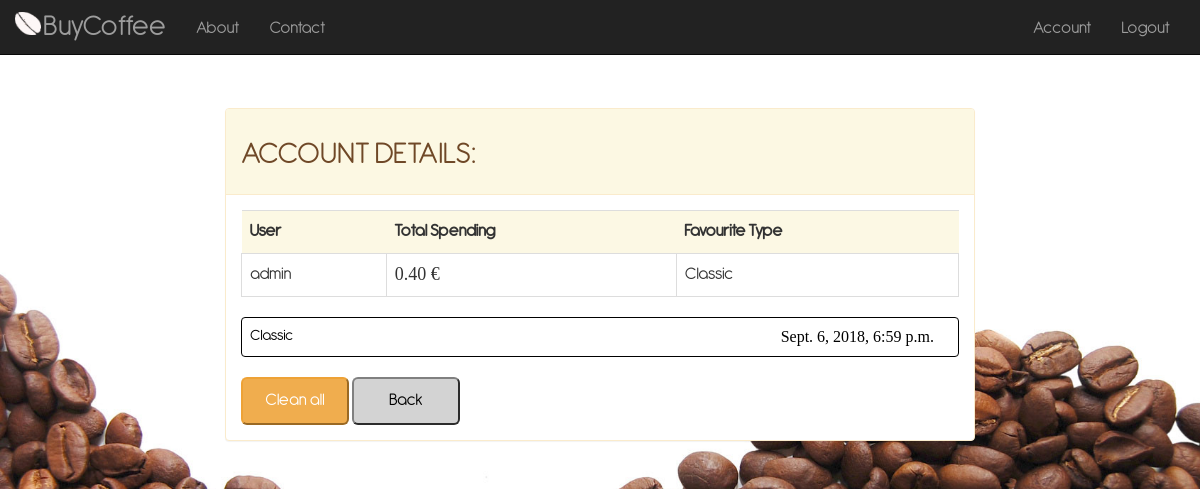
/coffee/account/ (signed in), run on an earlier commit of the app's database.
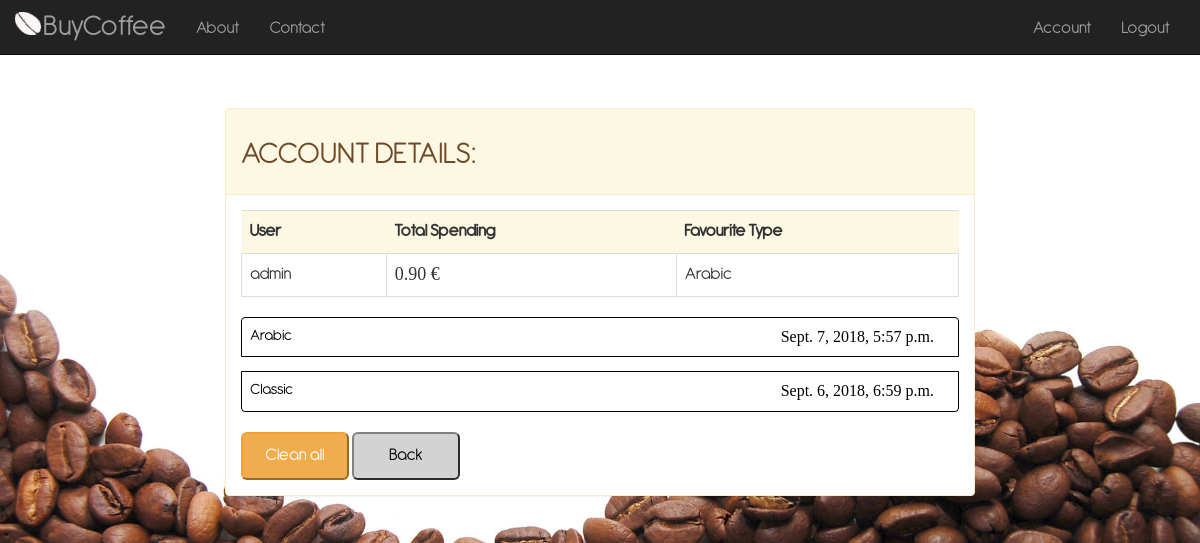
And on a later commit of the database.
### coffee/models.py (models this page shows, shortened)
class History(models.Model):
    user = models.ForeignKey(User, on_delete=models.CASCADE)
    hCoffeeType = models.CharField('Type', choices=COFFEE_CHOICES, max_length=25)
    hCoffeePrice = models.DecimalField('Price', max_digits=4, decimal_places=2, default=0.50)
    purchaseTime = models.DateTimeField('Purchase Time', default=timezone.now)

### coffee/views.py (the view)
# urls.py: path('account/', views.account, name='account'),
@login_required
def account(request):
    user = request.user
    historyList = History.objects.filter(user=user).order_by('-purchaseTime')
    totalSpending = History.objects.filter(user=user).aggregate(total=Sum('hCoffeePrice'))['total']
    favouriteType = historyList.values("hCoffeeType").annotate(coffeeQuantity=Count('hCoffeeType'))[0]
    if totalSpending is not None:
        totalSpending = round(totalSpending, 2)
    else:
        totalSpending = 0
    return render(request, 'coffee/account.html',
                  {'user': user, 'historyList': historyList, 'totalSpending': totalSpending, 'favouriteType': favouriteType['hCoffeeType']})

### coffee/templates/coffee/account.html (shortened to what this page needs)
<!DOCTYPE html>
<html lang="en">
<head>
    {% load static %}
    <link href="{% static '/coffee/css/bootstrap.min.css' %}" rel="stylesheet" type="text/css">
    <link href="{% static '/coffee/css/custom.css' %}" rel="stylesheet">
</head>
<body>
    <nav class="navbar navbar-inverse navbar-fixed-top" role="navigation">
        <div class="container">
            <div class="navbar-header">
                <a class="navbar-brand" href="{% url 'index' %}">
                    BuyCoffee
                </a>
            </div>
            <div class="collapse navbar-collapse" id="bs-example-navbar-collapse-1">
                <ul class="nav navbar-nav">
                    <li>
                        <a href="{% url 'about' %}">About</a>
                    </li>
                    <li>
                        <a href="{% url 'contact' %}">Contact</a>
                    </li>
                </ul>
                {% if user.is_authenticated %}
                    <ul class="nav navbar-nav navbar-right">
                        <li>
                            <a id="signup" href="{% url 'account' %}">Account</a>
                        </li>
                        <li>
                            <a id="signup" href="{% url 'logout' %}">Logout</a>
                        </li>
                    </ul>
                {% endif %}
            </div>
        </div>
    </nav>
    <div class="container-fluid">
        <div class="panel panel-warning">
            <div class="panel-heading">
                <h1>ACCOUNT DETAILS: </h1>
            </div>
            <div id="panel-index-body" class="panel-body">
                <table class="table">
                    <tr class="table-warning">
                        <td class="table-warning"><b>User</b></td>
                        <td class="table-warning"><b>Total Spending</b></td>
                        <td class="table-warning"><b>Favourite Type</b></td>
                    </tr>
                    <tr>
                        <td class="table-bordered">{{ user }}</td>
                        <td id="paymentPriceId" class="table-bordered">{{ totalSpending }} €</td>
                        <td class="table-bordered">{{ favouriteType }}</td>
                    </tr>
                </table>
                {% if historyList %}
                    <ul class="list-group">
                        {% for history in historyList %}
                            <li class="list-group-item history">
                                {{ history.hCoffeeType }}
                                <span class="time history-t">{{ history.purchaseTime }}</span>
                            </li>
                        {% endfor %}
                    </ul>
                {% else %}
                    <ul class="list-group-item-warning">No purchase done.</ul>
                {% endif %}
                <form action="{% url 'cleanHistory' %}" method="post">
                    {% if historyList %}
                        <button type="submit" class="btn-warning btn-lg">Clean all</button>
                    {% endif %}
                    <a class="nounderline" href="{% url 'index' %}">
                        <button type="button" class="btn-secondary btn-lg">
                                Back
                        </button>
                    </a>
                </form>
            </div>
        </div>
    </div>
</body>
</html>

What changed in the data, as far as the page shows it:
added History: hCoffeeType "Arabic", purchaseTime "Sept. 7, 2018, 5:57 p.m."
Also different on the page:
{{ totalSpending }}: "0.40" → "0.90"
{{ favouriteType }}: "Classic" → "Arabic"
